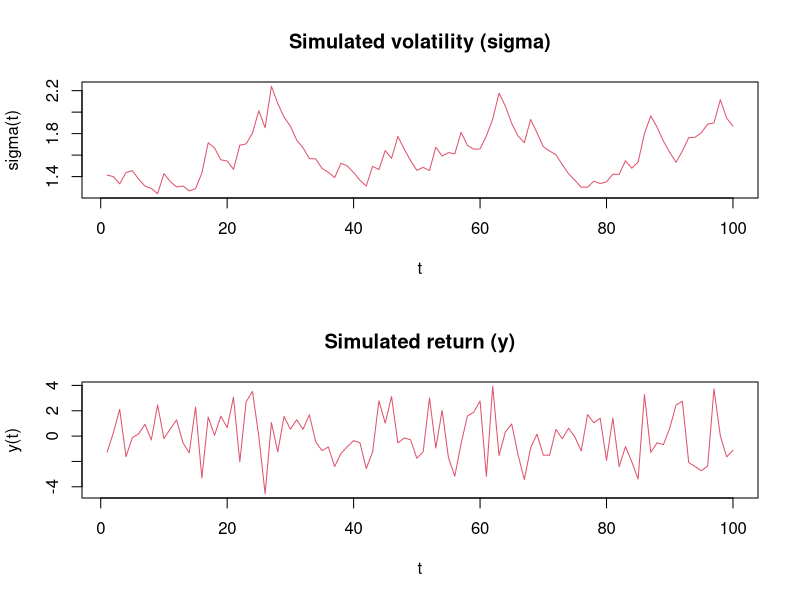

R code for this plot:
##
##  GARCH (1, 1) model
##
##  y(t) = a + b * y(t-1) + e(t)
##  e(t) = sig(t) * z(t)
##  sig(t)^2 = omega + beta * sig(t-1)^2 + alpha * e(t-1)^2
##  omega > 0, beta >= 0, alpha >= 0
##

##--- initial setup ---##
rm(list=ls())
gc()
gc()
set.seed(2)

##--- set true value ---##

da <- 0         # a
db <- 0         # b

domeg <- 0.2    # omega
dbeta <- 0.8    # beta
dalph <- 0.1    # alpha


##--- set variables ---##

ns <- 100      # the number of observations

vy <- vsig <- ve <- matrix(0, ns, 1)

dini <- domeg / (1 - dbeta - dalph)   # initial volatility: stationary mean


##--- simulate observations ---##

vz <- rnorm(ns)           # simulation z(t)
vsig[1] <- sqrt(dini)     # initial volatility: sig(1)
ve[1] <- vsig[1] * vz[1]  # initial disturbance: e(1)
vy[1] <- da + ve[1]       # initial return: y(1)
vsig[2] <- sqrt(domeg + dbeta * vsig[1]^2 + dalph * ve[1]^2)
for (t in 2:ns) {
  ve[t] <- vsig[t] * vz[t]
  vy[t] <- da + db * vy[t-1] + ve[t]
  if (t < ns) {
    vsig[t+1] <- sqrt(domeg + dbeta * vsig[t]^2 + dalph * ve[t]^2)
  }
}


##--- draw figure ---##

dev.new()
par(mfrow = c(2, 1))
plot(vsig, type='l',
     col='2', main='Simulated volatility (sigma)',
     xlab='t', ylab='sigma(t)')
plot(vy, type='l',
     col='2', main='Simulated return (y)',
     xlab='t', ylab='y(t)')


